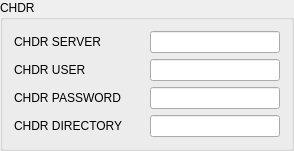
               <widget class="QGroupBox" name="grpBoxChdr">
                <property name="title">
                 <string>CHDR</string>
                </property>
                <layout class="QVBoxLayout" name="verticalLayout_28">
                 <item>
                  <layout class="QVBoxLayout" name="verticalLayout_20">
                   <item>
                    <layout class="QHBoxLayout" name="horizontalLayout_71">
                     <item>
                      <widget class="QLabel" name="lbChdrServer">
                       <property name="sizePolicy">
                        <sizepolicy hsizetype="Preferred" vsizetype="Fixed">
                         <horstretch>0</horstretch>
                         <verstretch>0</verstretch>
                        </sizepolicy>
                       </property>
                       <property name="minimumSize">
                        <size>
                         <width>130</width>
                         <height>0</height>
                        </size>
                       </property>
                       <property name="text">
                        <string>CHDR SERVER</string>
                       </property>
                      </widget>
                     </item>
                     <item>
                      <widget class="QLineEdit" name="leChdrServer">
                       <property name="minimumSize">
                        <size>
                         <width>130</width>
                         <height>0</height>
                        </size>
                       </property>
                      </widget>
                     </item>
                    </layout>
                   </item>
                   <item>
                    <layout class="QHBoxLayout" name="horizontalLayout_72">
                     <item>
                      <widget class="QLabel" name="lbChdrUser">
                       <property name="sizePolicy">
                        <sizepolicy hsizetype="Preferred" vsizetype="Fixed">
                         <horstretch>0</horstretch>
                         <verstretch>0</verstretch>
                        </sizepolicy>
                       </property>
                       <property name="minimumSize">
                        <size>
                         <width>130</width>
                         <height>0</height>
                        </size>
                       </property>
                       <property name="text">
                        <string>CHDR USER</string>
                       </property>
                      </widget>
                     </item>
                     <item>
                      <widget class="QLineEdit" name="leChdrUser">
                       <property name="minimumSize">
                        <size>
                         <width>130</width>
                         <height>0</height>
                        </size>
                       </property>
                      </widget>
                     </item>
                    </layout>
                   </item>
                   <item>
                    <layout class="QHBoxLayout" name="horizontalLayout_73">
                     <item>
                      <widget class="QLabel" name="lbChdrPassword">
                       <property name="sizePolicy">
                        <sizepolicy hsizetype="Preferred" vsizetype="Fixed">
                         <horstretch>0</horstretch>
                         <verstretch>0</verstretch>
                        </sizepolicy>
                       </property>
                       <property name="minimumSize">
                        <size>
                         <width>130</width>
                         <height>0</height>
                        </size>
                       </property>
                       <property name="text">
                        <string>CHDR PASSWORD</string>
                       </property>
                      </widget>
                     </item>
                     <item>
                      <widget class="QLineEdit" name="leChdrPassword">
                       <property name="minimumSize">
                        <size>
                         <width>130</width>
                         <height>0</height>
                        </size>
                       </property>
                      </widget>
                     </item>
                    </layout>
                   </item>
                   <item>
                    <layout class="QHBoxLayout" name="horizontalLayout_74">
                     <item>
                      <widget class="QLabel" name="lbChdrDirectory">
                       <property name="sizePolicy">
                        <sizepolicy hsizetype="Preferred" vsizetype="Fixed">
                         <horstretch>0</horstretch>
                         <verstretch>0</verstretch>
                        </sizepolicy>
                       </property>
                       <property name="minimumSize">
                        <size>
                         <width>130</width>
                         <height>0</height>
                        </size>
                       </property>
                       <property name="text">
                        <string>CHDR DIRECTORY</string>
                       </property>
                      </widget>
                     </item>
                     <item>
                      <widget class="QLineEdit" name="leChdrDirectory">
                       <property name="minimumSize">
                        <size>
                         <width>130</width>
                         <height>0</height>
                        </size>
                       </property>
                      </widget>
                     </item>
                    </layout>
                   </item>
                  </layout>
                 </item>
                </layout>
               </widget>
